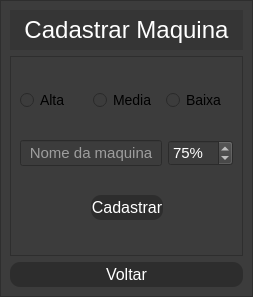
      <widget class="QWidget" name="pg_cadastro_maquina">
       <layout class="QVBoxLayout" name="verticalLayout_22">
        <property name="spacing">
         <number>0</number>
        </property>
        <property name="leftMargin">
         <number>0</number>
        </property>
        <property name="topMargin">
         <number>0</number>
        </property>
        <property name="rightMargin">
         <number>0</number>
        </property>
        <property name="bottomMargin">
         <number>0</number>
        </property>
        <item>
         <widget class="QFrame" name="frame_11">
          <property name="styleSheet">
           <string notr="true">background-color: rgb(80, 80, 80);</string>
          </property>
          <property name="frameShape">
           <enum>QFrame::NoFrame</enum>
          </property>
          <property name="frameShadow">
           <enum>QFrame::Raised</enum>
          </property>
          <layout class="QHBoxLayout" name="horizontalLayout_17">
           <property name="spacing">
            <number>0</number>
           </property>
           <property name="leftMargin">
            <number>0</number>
           </property>
           <property name="topMargin">
            <number>0</number>
           </property>
           <property name="rightMargin">
            <number>0</number>
           </property>
           <property name="bottomMargin">
            <number>0</number>
           </property>
           <item>
            <widget class="QFrame" name="frame_12">
             <property name="maximumSize">
              <size>
               <width>600</width>
               <height>300</height>
              </size>
             </property>
             <property name="styleSheet">
              <string notr="true">background-color: rgb(60, 60, 60);</string>
             </property>
             <property name="frameShape">
              <enum>QFrame::StyledPanel</enum>
             </property>
             <property name="frameShadow">
              <enum>QFrame::Raised</enum>
             </property>
             <layout class="QVBoxLayout" name="verticalLayout_13">
              <item>
               <widget class="QLabel" name="label_6">
                <property name="minimumSize">
                 <size>
                  <width>0</width>
                  <height>40</height>
                 </size>
                </property>
                <property name="maximumSize">
                 <size>
                  <width>16777215</width>
                  <height>40</height>
                 </size>
                </property>
                <property name="styleSheet">
                 <string notr="true">background-color: rgb(53, 53, 53);</string>
                </property>
                <property name="text">
                 <string>&lt;html&gt;&lt;head/&gt;&lt;body&gt;&lt;p align=&quot;center&quot;&gt;&lt;span style=&quot; font-size:18pt; color:#ffffff;&quot;&gt;Cadastrar Maquina&lt;/span&gt;&lt;/p&gt;&lt;/body&gt;&lt;/html&gt;</string>
                </property>
               </widget>
              </item>
              <item>
               <widget class="QFrame" name="frame_32">
                <property name="minimumSize">
                 <size>
                  <width>0</width>
                  <height>200</height>
                 </size>
                </property>
                <property name="frameShape">
                 <enum>QFrame::StyledPanel</enum>
                </property>
                <property name="frameShadow">
                 <enum>QFrame::Raised</enum>
                </property>
                <layout class="QVBoxLayout" name="verticalLayout_7">
                 <item>
                  <layout class="QHBoxLayout" name="horizontalLayout_18">
                   <property name="leftMargin">
                    <number>0</number>
                   </property>
                   <item>
                    <widget class="QRadioButton" name="radio_alta">
                     <property name="maximumSize">
                      <size>
                       <width>100</width>
                       <height>16777215</height>
                      </size>
                     </property>
                     <property name="styleSheet">
                      <string notr="true">font-size: 14px;
</string>
                     </property>
                     <property name="text">
                      <string>Alta</string>
                     </property>
                    </widget>
                   </item>
                   <item>
                    <widget class="QRadioButton" name="radio_media">
                     <property name="maximumSize">
                      <size>
                       <width>100</width>
                       <height>16777215</height>
                      </size>
                     </property>
                     <property name="styleSheet">
                      <string notr="true">font-size: 14px;
</string>
                     </property>
                     <property name="text">
                      <string>Media</string>
                     </property>
                    </widget>
                   </item>
                   <item>
                    <widget class="QRadioButton" name="radio_baixa">
                     <property name="maximumSize">
                      <size>
                       <width>100</width>
                       <height>16777215</height>
                      </size>
                     </property>
                     <property name="styleSheet">
                      <string notr="true">font-size: 14px;
</string>
                     </property>
                     <property name="text">
                      <string>Baixa</string>
                     </property>
                    </widget>
                   </item>
                  </layout>
                 </item>
                 <item>
                  <layout class="QHBoxLayout" name="horizontalLayout_19">
                   <item>
                    <widget class="QLineEdit" name="nome_maquina_input">
                     <property name="maximumSize">
                      <size>
                       <width>400</width>
                       <height>100</height>
                      </size>
                     </property>
                     <property name="styleSheet">
                      <string notr="true">color: rgb(255, 255, 255);
font-size: 15px;</string>
                     </property>
                     <property name="text">
                      <string/>
                     </property>
                     <property name="alignment">
                      <set>Qt::AlignCenter</set>
                     </property>
                     <property name="placeholderText">
                      <string>Nome da maquina</string>
                     </property>
                    </widget>
                   </item>
                   <item>
                    <widget class="QSpinBox" name="porcentagem_input">
                     <property name="minimumSize">
                      <size>
                       <width>65</width>
                       <height>0</height>
                      </size>
                     </property>
                     <property name="maximumSize">
                      <size>
                       <width>50</width>
                       <height>16777215</height>
                      </size>
                     </property>
                     <property name="styleSheet">
                      <string notr="true">color: rgb(255, 255, 255);
font-size: 15px;</string>
                     </property>
                     <property name="suffix">
                      <string>%</string>
                     </property>
                     <property name="maximum">
                      <number>100</number>
                     </property>
                     <property name="singleStep">
                      <number>5</number>
                     </property>
                     <property name="value">
                      <number>75</number>
                     </property>
                    </widget>
                   </item>
                  </layout>
                 </item>
                 <item>
                  <layout class="QHBoxLayout" name="horizontalLayout_20">
                   <item>
                    <widget class="QPushButton" name="pushButton_4">
                     <property name="enabled">
                      <bool>false</bool>
                     </property>
                     <property name="text">
                      <string/>
                     </property>
                     <property name="autoDefault">
                      <bool>false</bool>
                     </property>
                     <property name="default">
                      <bool>false</bool>
                     </property>
                     <property name="flat">
                      <bool>true</bool>
                     </property>
                    </widget>
                   </item>
                   <item>
                    <widget class="QPushButton" name="cadastrar_button">
                     <property name="minimumSize">
                      <size>
                       <width>0</width>
                       <height>25</height>
                      </size>
                     </property>
                     <property name="maximumSize">
                      <size>
                       <width>16777215</width>
                       <height>25</height>
                      </size>
                     </property>
                     <property name="styleSheet">
                      <string notr="true">QPushButton{
	color:rgb(255,255,255);
	border-radius: 10px;
	font-size: 16px;
	
	background-color: rgb(45, 45, 45);
}
QPushButton:hover{background-color: #787878; color:black}</string>
                     </property>
                     <property name="text">
                      <string>Cadastrar</string>
                     </property>
                    </widget>
                   </item>
                   <item>
                    <widget class="QPushButton" name="pushButton_11">
                     <property name="enabled">
                      <bool>false</bool>
                     </property>
                     <property name="text">
                      <string/>
                     </property>
                     <property name="flat">
                      <bool>true</bool>
                     </property>
                    </widget>
                   </item>
                  </layout>
                 </item>
                </layout>
               </widget>
              </item>
              <item>
               <widget class="QPushButton" name="voltar_cadastrar_maquina_button">
                <property name="minimumSize">
                 <size>
                  <width>0</width>
                  <height>25</height>
                 </size>
                </property>
                <property name="maximumSize">
                 <size>
                  <width>16777215</width>
                  <height>25</height>
                 </size>
                </property>
                <property name="styleSheet">
                 <string notr="true">QPushButton{
	color:rgb(255,255,255);
	border-radius: 10px;
	font-size: 16px;
	
	background-color: rgb(45, 45, 45);
}
QPushButton:hover{background-color: #787878; color:black}</string>
                </property>
                <property name="text">
                 <string>Voltar</string>
                </property>
               </widget>
              </item>
             </layout>
            </widget>
           </item>
          </layout>
         </widget>
        </item>
       </layout>
      </widget>
